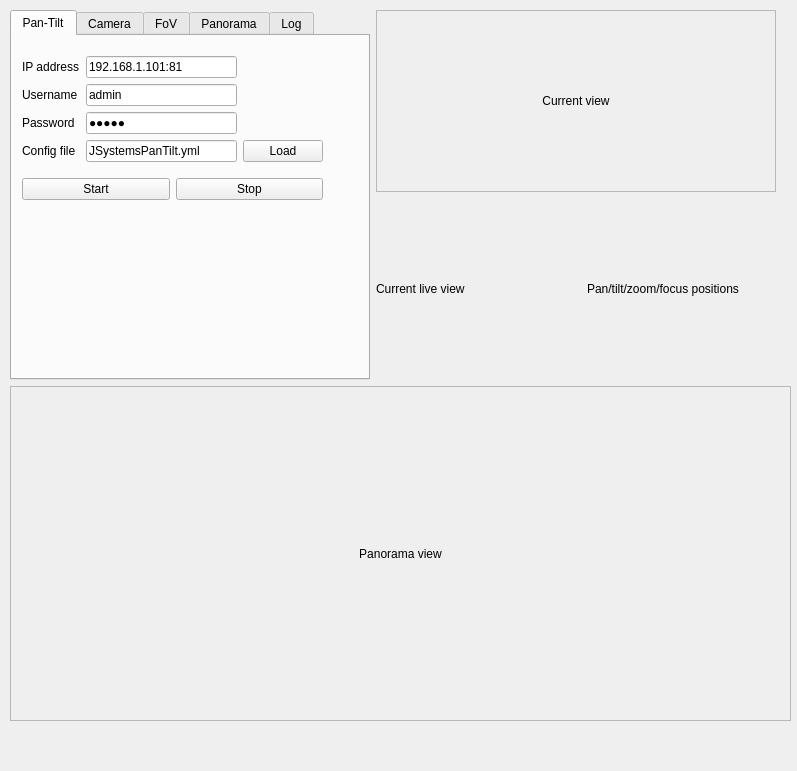
<?xml version="1.0" encoding="UTF-8"?>
<ui version="4.0">
 <class>MainWindow</class>
 <widget class="QMainWindow" name="MainWindow">
  <property name="geometry">
   <rect>
    <x>0</x>
    <y>0</y>
    <width>797</width>
    <height>771</height>
   </rect>
  </property>
  <property name="windowTitle">
   <string>MainWindow</string>
  </property>
  <widget class="QWidget" name="centralwidget">
   <widget class="QWidget" name="verticalLayoutWidget">
    <property name="geometry">
     <rect>
      <x>10</x>
      <y>10</y>
      <width>781</width>
      <height>711</height>
     </rect>
    </property>
    <layout class="QVBoxLayout" name="verticalLayout">
     <item>
      <layout class="QHBoxLayout" name="horizontalLayout_2">
       <item>
        <widget class="QTabWidget" name="tabWidget">
         <property name="sizePolicy">
          <sizepolicy hsizetype="Expanding" vsizetype="Preferred">
           <horstretch>0</horstretch>
           <verstretch>0</verstretch>
          </sizepolicy>
         </property>
         <property name="minimumSize">
          <size>
           <width>350</width>
           <height>370</height>
          </size>
         </property>
         <property name="maximumSize">
          <size>
           <width>360</width>
           <height>410</height>
          </size>
         </property>
         <property name="currentIndex">
          <number>0</number>
         </property>
         <property name="movable">
          <bool>true</bool>
         </property>
         <widget class="QWidget" name="tab_2">
          <attribute name="title">
           <string>Pan-Tilt</string>
          </attribute>
          <widget class="QWidget" name="verticalLayoutWidget_4">
           <property name="geometry">
            <rect>
             <x>10</x>
             <y>10</y>
             <width>301</width>
             <height>165</height>
            </rect>
           </property>
           <layout class="QVBoxLayout" name="verticalLayout_6">
            <item>
             <layout class="QGridLayout" name="gridLayout_4">
              <item row="3" column="1">
               <widget class="QLineEdit" name="lineEditPanTiltConfigFilename">
                <property name="text">
                 <string>JSystemsPanTilt.yml</string>
                </property>
               </widget>
              </item>
              <item row="0" column="0">
               <widget class="QLabel" name="label_8">
                <property name="text">
                 <string>IP address</string>
                </property>
               </widget>
              </item>
              <item row="1" column="1">
               <widget class="QLineEdit" name="lineEditPanTiltUsername">
                <property name="text">
                 <string>admin</string>
                </property>
               </widget>
              </item>
              <item row="2" column="1">
               <widget class="QLineEdit" name="lineEditPanTiltPassword">
                <property name="inputMethodHints">
                 <set>Qt::ImhHiddenText|Qt::ImhNoAutoUppercase|Qt::ImhNoPredictiveText</set>
                </property>
                <property name="text">
                 <string>admin</string>
                </property>
                <property name="echoMode">
                 <enum>QLineEdit::Password</enum>
                </property>
               </widget>
              </item>
              <item row="0" column="1">
               <widget class="QLineEdit" name="lineEditPanTiltAddress">
                <property name="inputMethodHints">
                 <set>Qt::ImhUrlCharactersOnly</set>
                </property>
                <property name="text">
                 <string>192.168.1.101:81</string>
                </property>
                <property name="echoMode">
                 <enum>QLineEdit::Normal</enum>
                </property>
               </widget>
              </item>
              <item row="1" column="0">
               <widget class="QLabel" name="label_9">
                <property name="text">
                 <string>Username</string>
                </property>
               </widget>
              </item>
              <item row="2" column="0">
               <widget class="QLabel" name="label_10">
                <property name="text">
                 <string>Password</string>
                </property>
               </widget>
              </item>
              <item row="3" column="0">
               <widget class="QLabel" name="label_21">
                <property name="text">
                 <string>Config file</string>
                </property>
               </widget>
              </item>
              <item row="3" column="2">
               <widget class="QPushButton" name="pushButtonLoadPanTiltConfigFile">
                <property name="text">
                 <string>Load</string>
                </property>
               </widget>
              </item>
             </layout>
            </item>
            <item>
             <layout class="QHBoxLayout" name="horizontalLayout_3">
              <item>
               <widget class="QPushButton" name="pushButtonStartPanTilt">
                <property name="text">
                 <string>Start</string>
                </property>
               </widget>
              </item>
              <item>
               <widget class="QPushButton" name="pushButtonStopPanTilt">
                <property name="text">
                 <string>Stop</string>
                </property>
               </widget>
              </item>
             </layout>
            </item>
           </layout>
          </widget>
         </widget>
         <widget class="QWidget" name="tab">
          <attribute name="title">
           <string>Camera</string>
          </attribute>
          <widget class="QWidget" name="layoutWidget">
           <property name="geometry">
            <rect>
             <x>10</x>
             <y>10</y>
             <width>302</width>
             <height>264</height>
            </rect>
           </property>
           <layout class="QVBoxLayout" name="verticalLayout_4">
            <item>
             <layout class="QGridLayout" name="gridLayout_3" rowstretch="0,0,0,0,0,0,0" rowminimumheight="0,0,0,0,0,0,0">
              <property name="sizeConstraint">
               <enum>QLayout::SetFixedSize</enum>
              </property>
              <item row="3" column="2">
               <widget class="QPushButton" name="pushButtonLoadCameraConfigFile">
                <property name="text">
                 <string>Load</string>
                </property>
               </widget>
              </item>
              <item row="0" column="0">
               <widget class="QLabel" name="label_5">
                <property name="text">
                 <string>IP address</string>
                </property>
               </widget>
              </item>
              <item row="1" column="0">
               <widget class="QLabel" name="label_6">
                <property name="text">
                 <string>Username</string>
                </property>
               </widget>
              </item>
              <item row="2" column="0">
               <widget class="QLabel" name="label_7">
                <property name="text">
                 <string>Password</string>
                </property>
               </widget>
              </item>
              <item row="0" column="1">
               <widget class="QLineEdit" name="lineEditIPCamAddress">
                <property name="inputMethodHints">
                 <set>Qt::ImhUrlCharactersOnly</set>
                </property>
                <property name="text">
                 <string>192.168.1.100</string>
                </property>
                <property name="echoMode">
                 <enum>QLineEdit::Normal</enum>
                </property>
               </widget>
              </item>
              <item row="1" column="1">
               <widget class="QLineEdit" name="lineEditIPCamUsername">
                <property name="text">
                 <string>Admin</string>
                </property>
               </widget>
              </item>
              <item row="2" column="1">
               <widget class="QLineEdit" name="lineEditIPCamPassword">
                <property name="inputMethodHints">
                 <set>Qt::ImhHiddenText|Qt::ImhNoAutoUppercase|Qt::ImhNoPredictiveText</set>
                </property>
                <property name="text">
                 <string>123456</string>
                </property>
                <property name="echoMode">
                 <enum>QLineEdit::Password</enum>
                </property>
               </widget>
              </item>
              <item row="4" column="0">
               <widget class="QLabel" name="label_3">
                <property name="text">
                 <string>Image size</string>
                </property>
               </widget>
              </item>
              <item row="4" column="1">
               <widget class="QComboBox" name="comboBoxImageSize"/>
              </item>
              <item row="3" column="0">
               <widget class="QLabel" name="label_4">
                <property name="text">
                 <string>Config file</string>
                </property>
               </widget>
              </item>
              <item row="5" column="0">
               <widget class="QLabel" name="label_11">
                <property name="text">
                 <string>Zoom</string>
                </property>
               </widget>
              </item>
              <item row="3" column="1">
               <widget class="QLineEdit" name="lineEditCameraConfigFilename">
                <property name="text">
                 <string>ActiCamera.yml</string>
                </property>
               </widget>
              </item>
              <item row="5" column="1">
               <widget class="QLineEdit" name="lineEditZoom"/>
              </item>
              <item row="6" column="0">
               <widget class="QLabel" name="label_12">
                <property name="text">
                 <string>Focus</string>
                </property>
               </widget>
              </item>
              <item row="6" column="1">
               <widget class="QLineEdit" name="lineEditFocus"/>
              </item>
              <item row="6" column="2">
               <widget class="QComboBox" name="comboBoxFocusMode"/>
              </item>
              <item row="5" column="2">
               <widget class="QPushButton" name="pushButtonApplyZoom">
                <property name="text">
                 <string>Apply</string>
                </property>
               </widget>
              </item>
             </layout>
            </item>
            <item>
             <layout class="QHBoxLayout" name="horizontalLayout">
              <item>
               <widget class="QPushButton" name="pushButtonStartCamera">
                <property name="text">
                 <string>Start</string>
                </property>
               </widget>
              </item>
              <item>
               <widget class="QPushButton" name="pushButtonSnapPhoto">
                <property name="text">
                 <string>Snap photo</string>
                </property>
               </widget>
              </item>
              <item>
               <widget class="QPushButton" name="pushButtonStopCamera">
                <property name="text">
                 <string>Stop</string>
                </property>
               </widget>
              </item>
             </layout>
            </item>
           </layout>
          </widget>
         </widget>
         <widget class="QWidget" name="tab_5">
          <attribute name="title">
           <string>FoV</string>
          </attribute>
          <widget class="QWidget" name="gridLayoutWidget_2">
           <property name="geometry">
            <rect>
             <x>10</x>
             <y>130</y>
             <width>331</width>
             <height>141</height>
            </rect>
           </property>
           <layout class="QGridLayout" name="gridLayout_2">
            <item row="2" column="0">
             <widget class="QLabel" name="label_24">
              <property name="text">
               <string>Field of View</string>
              </property>
             </widget>
            </item>
            <item row="1" column="0">
             <widget class="QLabel" name="label_23">
              <property name="text">
               <string>2nd corner (deg)</string>
              </property>
             </widget>
            </item>
            <item row="0" column="2">
             <widget class="QPushButton" name="pushButtonCurrentAsViewFirstCorner">
              <property name="minimumSize">
               <size>
                <width>0</width>
                <height>0</height>
               </size>
              </property>
              <property name="maximumSize">
               <size>
                <width>16777215</width>
                <height>16777215</height>
               </size>
              </property>
              <property name="text">
               <string>Set</string>
              </property>
             </widget>
            </item>
            <item row="1" column="2">
             <widget class="QPushButton" name="pushButtonCurrentAsViewSecondCorner">
              <property name="minimumSize">
               <size>
                <width>0</width>
                <height>0</height>
               </size>
              </property>
              <property name="maximumSize">
               <size>
                <width>16777215</width>
                <height>16777215</height>
               </size>
              </property>
              <property name="text">
               <string>Set</string>
              </property>
             </widget>
            </item>
            <item row="0" column="0">
             <widget class="QLabel" name="label_22">
              <property name="text">
               <string>1st corner (deg)</string>
              </property>
             </widget>
            </item>
            <item row="1" column="1">
             <widget class="QLineEdit" name="lineEditViewSecondCorner">
              <property name="text">
               <string>x2,y2</string>
              </property>
             </widget>
            </item>
            <item row="2" column="2">
             <widget class="QPushButton" name="pushButtonCalculateFoV">
              <property name="text">
               <string>Recalculate</string>
              </property>
             </widget>
            </item>
            <item row="2" column="1">
             <widget class="QLineEdit" name="lineEditFieldOfView_2">
              <property name="text">
               <string>HorFoV,VerFoV</string>
              </property>
             </widget>
            </item>
            <item row="0" column="1">
             <widget class="QLineEdit" name="lineEditViewFirstCorner">
              <property name="text">
               <string>x1,y1</string>
              </property>
             </widget>
            </item>
           </layout>
          </widget>
          <widget class="QWidget" name="gridLayoutWidget_3">
           <property name="geometry">
            <rect>
             <x>10</x>
             <y>10</y>
             <width>331</width>
             <height>101</height>
            </rect>
           </property>
           <layout class="QGridLayout" name="gridLayout_5">
            <item row="1" column="0">
             <widget class="QLabel" name="label_26">
              <property name="text">
               <string>Tilt</string>
              </property>
             </widget>
            </item>
            <item row="0" column="0">
             <widget class="QLabel" name="label_25">
              <property name="text">
               <string>Pan</string>
              </property>
             </widget>
            </item>
            <item row="0" column="1">
             <widget class="QSlider" name="horizontalSliderPan">
              <property name="minimum">
               <number>-360</number>
              </property>
              <property name="maximum">
               <number>360</number>
              </property>
              <property name="orientation">
               <enum>Qt::Horizontal</enum>
              </property>
             </widget>
            </item>
            <item row="1" column="1">
             <widget class="QSlider" name="horizontalSliderTilt">
              <property name="minimum">
               <number>-360</number>
              </property>
              <property name="maximum">
               <number>360</number>
              </property>
              <property name="orientation">
               <enum>Qt::Horizontal</enum>
              </property>
             </widget>
            </item>
            <item row="2" column="1">
             <widget class="QSlider" name="horizontalSliderZoom">
              <property name="orientation">
               <enum>Qt::Horizontal</enum>
              </property>
             </widget>
            </item>
            <item row="2" column="0">
             <widget class="QLabel" name="label_27">
              <property name="text">
               <string>Zoom</string>
              </property>
             </widget>
            </item>
           </layout>
          </widget>
         </widget>
         <widget class="QWidget" name="tab_3">
          <attribute name="title">
           <string>Panorama</string>
          </attribute>
          <widget class="QWidget" name="gridLayoutWidget">
           <property name="geometry">
            <rect>
             <x>0</x>
             <y>0</y>
             <width>351</width>
             <height>330</height>
            </rect>
           </property>
           <layout class="QGridLayout" name="gridLayout">
            <item row="3" column="1">
             <widget class="QLineEdit" name="lineEditPanoSecondCorner">
              <property name="text">
               <string>x2,y2</string>
              </property>
             </widget>
            </item>
            <item row="6" column="1">
             <widget class="QLineEdit" name="lineEditPanoGridSize">
              <property name="text">
               <string>MxN</string>
              </property>
             </widget>
            </item>
            <item row="2" column="0">
             <widget class="QLabel" name="label_14">
              <property name="text">
               <string>1st corner (deg)</string>
              </property>
             </widget>
            </item>
            <item row="6" column="0">
             <widget class="QLabel" name="label_17">
              <property name="text">
               <string>Pano grid size</string>
              </property>
             </widget>
            </item>
            <item row="7" column="0">
             <widget class="QLabel" name="label_18">
              <property name="text">
               <string>Pano root folder</string>
              </property>
             </widget>
            </item>
            <item row="5" column="1">
             <widget class="QComboBox" name="comboBoxPanoScanOrder">
              <item>
               <property name="text">
                <string>column wise</string>
               </property>
              </item>
              <item>
               <property name="text">
                <string>row wise</string>
               </property>
              </item>
             </widget>
            </item>
            <item row="3" column="0">
             <widget class="QLabel" name="label_15">
              <property name="text">
               <string>2nd corner (deg)</string>
              </property>
             </widget>
            </item>
            <item row="0" column="1">
             <widget class="QLineEdit" name="lineEditFieldOfView">
              <property name="text">
               <string>HorFoV,VerFoV</string>
              </property>
             </widget>
            </item>
            <item row="7" column="2">
             <widget class="QPushButton" name="pushButtonPanoRootFolder">
              <property name="text">
               <string>Open</string>
              </property>
             </widget>
            </item>
            <item row="2" column="1">
             <widget class="QLineEdit" name="lineEditPanoFirstCorner">
              <property name="text">
               <string>x1,y1</string>
              </property>
             </widget>
            </item>
            <item row="0" column="0">
             <widget class="QLabel" name="label_13">
              <property name="text">
               <string>Field of view</string>
              </property>
             </widget>
            </item>
            <item row="9" column="0">
             <layout class="QHBoxLayout" name="horizontalLayout_8">
              <item>
               <widget class="QPushButton" name="pushButtonLoadPanoConfig">
                <property name="text">
                 <string>Load</string>
                </property>
               </widget>
              </item>
              <item>
               <widget class="QPushButton" name="pushButtonSavePanoConfig">
                <property name="text">
                 <string>Save</string>
                </property>
               </widget>
              </item>
             </layout>
            </item>
            <item row="3" column="2">
             <layout class="QHBoxLayout" name="horizontalLayout_6">
              <item>
               <widget class="QPushButton" name="pushButtonCurrentAsPanoSecondCorner">
                <property name="maximumSize">
                 <size>
                  <width>16777215</width>
                  <height>16777215</height>
                 </size>
                </property>
                <property name="text">
                 <string>Set</string>
                </property>
               </widget>
              </item>
              <item>
               <widget class="QPushButton" name="pushButtonGotoSecondCorner">
                <property name="maximumSize">
                 <size>
                  <width>16777215</width>
                  <height>16777215</height>
                 </size>
                </property>
                <property name="text">
                 <string>Go</string>
                </property>
               </widget>
              </item>
             </layout>
            </item>
            <item row="6" column="2">
             <widget class="QPushButton" name="pushButtonCalculatePanoGrid">
              <property name="text">
               <string>Calculate</string>
              </property>
             </widget>
            </item>
            <item row="2" column="2">
             <layout class="QHBoxLayout" name="horizontalLayout_5">
              <item>
               <widget class="QPushButton" name="pushButtonCurrentAsPanoFirstCorner">
                <property name="minimumSize">
                 <size>
                  <width>0</width>
                  <height>0</height>
                 </size>
                </property>
                <property name="maximumSize">
                 <size>
                  <width>16777215</width>
                  <height>16777215</height>
                 </size>
                </property>
                <property name="text">
                 <string>Set</string>
                </property>
               </widget>
              </item>
              <item>
               <widget class="QPushButton" name="pushButtonGotoFirstCorner">
                <property name="maximumSize">
                 <size>
                  <width>16777215</width>
                  <height>16777215</height>
                 </size>
                </property>
                <property name="text">
                 <string>Go</string>
                </property>
               </widget>
              </item>
             </layout>
            </item>
            <item row="7" column="1">
             <widget class="QLineEdit" name="lineEditPanoRootFolder"/>
            </item>
            <item row="5" column="0">
             <widget class="QLabel" name="label_16">
              <property name="text">
               <string>Scan order</string>
              </property>
             </widget>
            </item>
            <item row="8" column="2">
             <layout class="QHBoxLayout" name="horizontalLayout_4">
              <item>
               <widget class="QSpinBox" name="spinBoxStartHour">
                <property name="maximum">
                 <number>23</number>
                </property>
                <property name="value">
                 <number>7</number>
                </property>
               </widget>
              </item>
              <item>
               <widget class="QLabel" name="label_2">
                <property name="text">
                 <string>to</string>
                </property>
               </widget>
              </item>
              <item>
               <widget class="QSpinBox" name="spinBoxEndHour">
                <property name="maximum">
                 <number>23</number>
                </property>
                <property name="value">
                 <number>17</number>
                </property>
               </widget>
              </item>
             </layout>
            </item>
            <item row="1" column="0">
             <widget class="QLabel" name="label_19">
              <property name="text">
               <string>Overlap (%)</string>
              </property>
             </widget>
            </item>
            <item row="8" column="0">
             <widget class="QLabel" name="label_20">
              <property name="text">
               <string>Loop every</string>
              </property>
             </widget>
            </item>
            <item row="8" column="1">
             <layout class="QHBoxLayout" name="horizontalLayout_10">
              <item>
               <widget class="QSpinBox" name="spinBoxPanoLoopInterval">
                <property name="maximumSize">
                 <size>
                  <width>45</width>
                  <height>16777215</height>
                 </size>
                </property>
                <property name="minimum">
                 <number>5</number>
                </property>
                <property name="maximum">
                 <number>1440</number>
                </property>
                <property name="singleStep">
                 <number>5</number>
                </property>
                <property name="value">
                 <number>60</number>
                </property>
               </widget>
              </item>
              <item>
               <widget class="QLabel" name="label_28">
                <property name="minimumSize">
                 <size>
                  <width>0</width>
                  <height>0</height>
                 </size>
                </property>
                <property name="text">
                 <string>min, from</string>
                </property>
               </widget>
              </item>
             </layout>
            </item>
            <item row="9" column="1">
             <layout class="QHBoxLayout" name="horizontalLayout_12">
              <item>
               <widget class="QPushButton" name="pushButtonTakeOnePano">
                <property name="enabled">
                 <bool>false</bool>
                </property>
                <property name="minimumSize">
                 <size>
                  <width>0</width>
                  <height>0</height>
                 </size>
                </property>
                <property name="text">
                 <string>Take one</string>
                </property>
               </widget>
              </item>
              <item>
               <widget class="QPushButton" name="pushButtonLoopPanorama">
                <property name="enabled">
                 <bool>false</bool>
                </property>
                <property name="text">
                 <string>Loop</string>
                </property>
               </widget>
              </item>
             </layout>
            </item>
            <item row="9" column="2">
             <layout class="QHBoxLayout" name="horizontalLayout_13">
              <item>
               <widget class="QPushButton" name="pushButtonPausePanorama">
                <property name="text">
                 <string>Pause</string>
                </property>
               </widget>
              </item>
              <item>
               <widget class="QPushButton" name="pushButtonStopPanorama">
                <property name="text">
                 <string>Stop</string>
                </property>
               </widget>
              </item>
             </layout>
            </item>
            <item row="1" column="1">
             <widget class="QSpinBox" name="spinBoxPanoOverlap">
              <property name="singleStep">
               <number>5</number>
              </property>
              <property name="value">
               <number>50</number>
              </property>
             </widget>
            </item>
           </layout>
          </widget>
         </widget>
         <widget class="QWidget" name="tab_4">
          <attribute name="title">
           <string>Log</string>
          </attribute>
          <widget class="QTextEdit" name="textEditMessages">
           <property name="geometry">
            <rect>
             <x>10</x>
             <y>10</y>
             <width>331</width>
             <height>321</height>
            </rect>
           </property>
           <property name="sizePolicy">
            <sizepolicy hsizetype="Preferred" vsizetype="Preferred">
             <horstretch>0</horstretch>
             <verstretch>0</verstretch>
            </sizepolicy>
           </property>
           <property name="font">
            <font>
             <family>Courier New</family>
             <pointsize>10</pointsize>
            </font>
           </property>
           <property name="lineWrapMode">
            <enum>QTextEdit::NoWrap</enum>
           </property>
          </widget>
         </widget>
        </widget>
       </item>
       <item>
        <layout class="QVBoxLayout" name="verticalLayout_2">
         <item>
          <widget class="QLabel" name="labelCurrentViewImage">
           <property name="enabled">
            <bool>true</bool>
           </property>
           <property name="sizePolicy">
            <sizepolicy hsizetype="Preferred" vsizetype="Preferred">
             <horstretch>0</horstretch>
             <verstretch>0</verstretch>
            </sizepolicy>
           </property>
           <property name="minimumSize">
            <size>
             <width>100</width>
             <height>163</height>
            </size>
           </property>
           <property name="maximumSize">
            <size>
             <width>400</width>
             <height>300</height>
            </size>
           </property>
           <property name="mouseTracking">
            <bool>true</bool>
           </property>
           <property name="autoFillBackground">
            <bool>false</bool>
           </property>
           <property name="frameShape">
            <enum>QFrame::StyledPanel</enum>
           </property>
           <property name="text">
            <string>Current view</string>
           </property>
           <property name="alignment">
            <set>Qt::AlignCenter</set>
           </property>
          </widget>
         </item>
         <item>
          <layout class="QHBoxLayout" name="horizontalLayout_7">
           <item>
            <widget class="QLabel" name="labelCurrentLiveView">
             <property name="text">
              <string>Current live view</string>
             </property>
            </widget>
           </item>
           <item>
            <widget class="QLabel" name="labelPositions">
             <property name="text">
              <string>Pan/tilt/zoom/focus positions</string>
             </property>
            </widget>
           </item>
          </layout>
         </item>
        </layout>
       </item>
      </layout>
     </item>
     <item>
      <widget class="QLabel" name="labelPanoOverviewImage">
       <property name="sizePolicy">
        <sizepolicy hsizetype="Expanding" vsizetype="Expanding">
         <horstretch>0</horstretch>
         <verstretch>0</verstretch>
        </sizepolicy>
       </property>
       <property name="minimumSize">
        <size>
         <width>200</width>
         <height>100</height>
        </size>
       </property>
       <property name="layoutDirection">
        <enum>Qt::LeftToRight</enum>
       </property>
       <property name="frameShape">
        <enum>QFrame::StyledPanel</enum>
       </property>
       <property name="text">
        <string>Panorama view</string>
       </property>
       <property name="alignment">
        <set>Qt::AlignCenter</set>
       </property>
      </widget>
     </item>
    </layout>
   </widget>
  </widget>
 </widget>
 <resources/>
 <connections/>
</ui>
